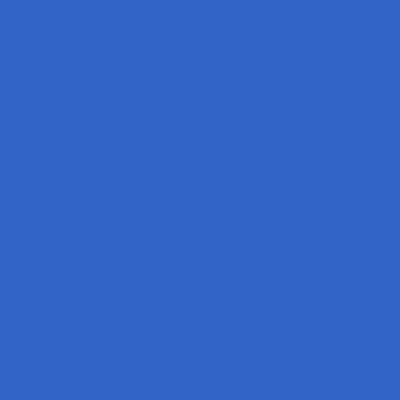
Frame 1 (no input)
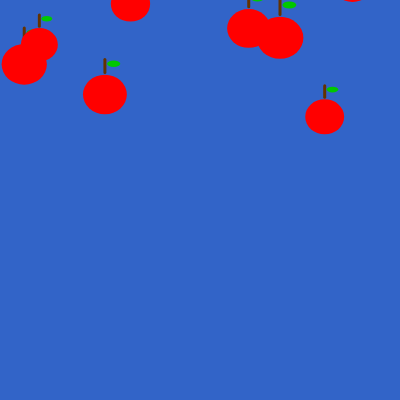
Frame 60 (no input)
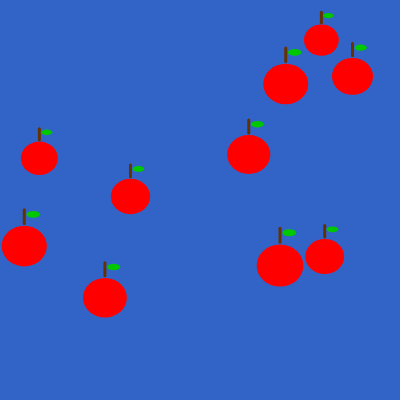
Frame 120 (the mouse pressed at the canvas centre since frame 60)

The p5.js sketch that drew these frames (run headless with seeded random() and noise() and a simulated clock; from frame 60 on, the mouse is pressed at the canvas centre):

// p5.js sketch
// ── sketch.js
let apples = [];

function setup() {
  createCanvas(400, 400);
  noStroke();
  ellipseMode(CENTER);

  for (let i = 0; i < 10; i++) {
    apples.push({
      x: random(width),      
      y: random(-200, 0),    
      size: random(30, 50),    
      speed: random(1, 4)     
    });
  }
}

function draw() {
  background(50, 100, 200);

  for (let apple of apples) {
    drawApple(apple.x, apple.y, apple.size);

    apple.y += apple.speed;

    if (apple.y > height + apple.size) {
      apple.y = random(-100, -20);
      apple.x = random(width);
      apple.speed = random(1, 4);
      apple.size = random(30, 50);
    }
  }
}

function drawApple(x, y, size) {

  fill(255, 0, 0);
  ellipse(x, y, size, size * 0.9);

  stroke(100, 50, 0);
  strokeWeight(3);
  line(x, y - size * 0.5, x, y - size * 0.8);
  noStroke();

  fill(0, 200, 0);
  ellipse(x + size * 0.2, y - size * 0.7, size * 0.3, size * 0.15);
}
